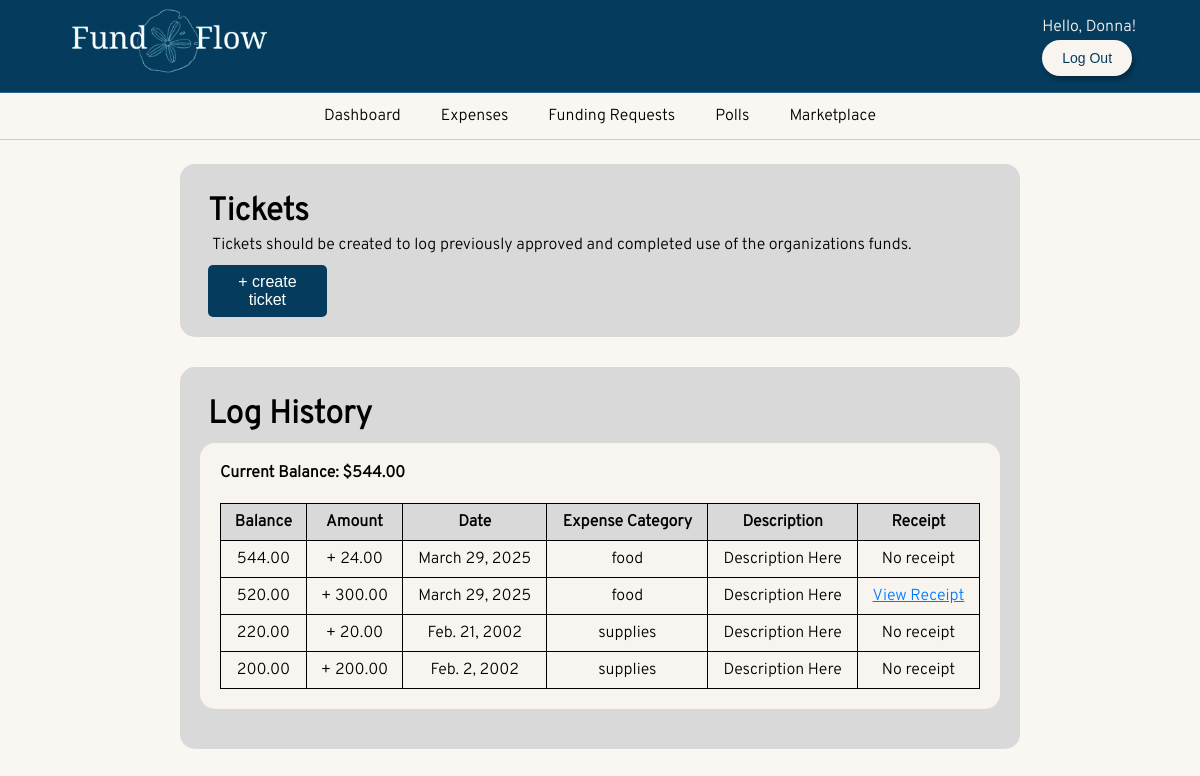
The page /expenses/ (signed in) on the database as committed earlier.
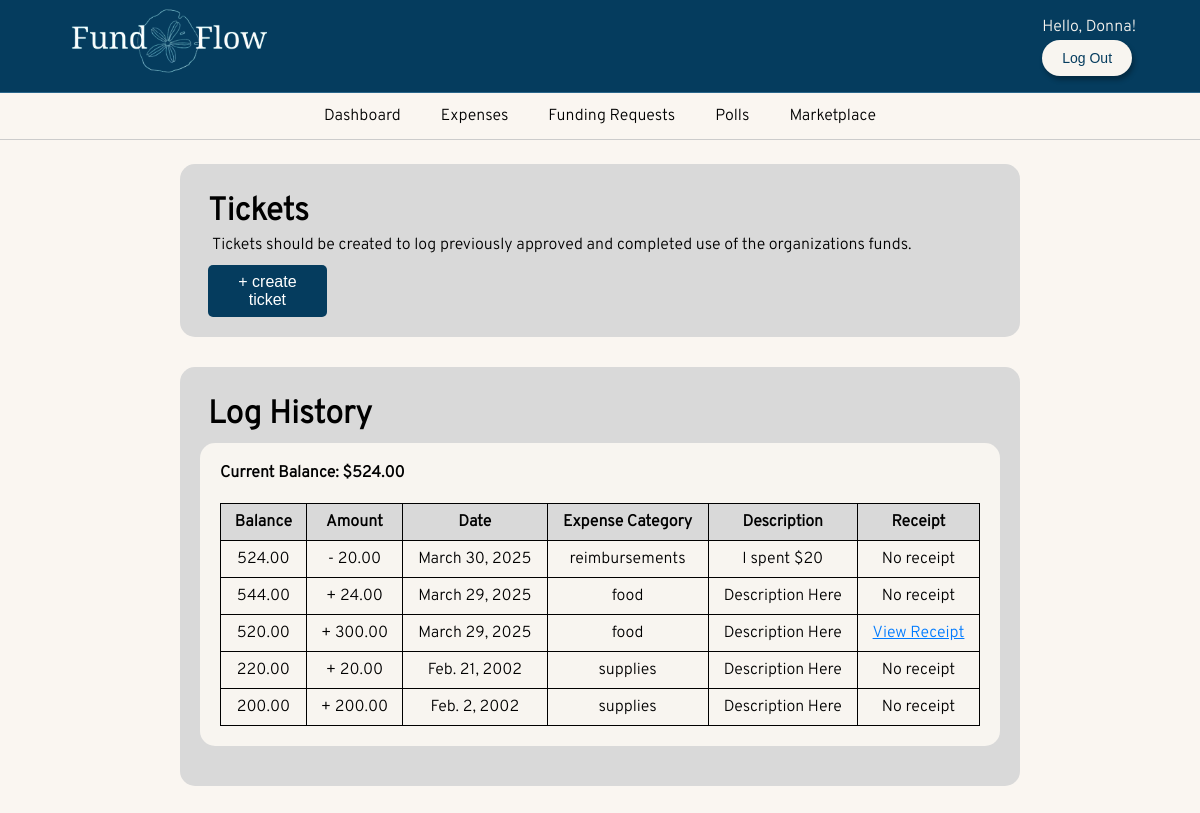
The same page on the database as committed later.
### FundFlow/models.py (models this page shows, shortened)
class CreateTicket(models.Model):
    CATEGORY_CHOICES = [
        ('supplies', 'Supplies'),
        ('reimbursements', 'Reimbursements'),
        ('food', 'Food'),
        ('travel', 'Travel'),
        ('membershipfee', 'Membership Fee'),
        ('other', 'Other'),
    ]
    MODIFY_CHOICES = [
        ('add', '+'),
        ('minus', '-')
    ]
    amount = models.DecimalField(max_digits=10, decimal_places=2)
    date = models.DateField()
    operation = models.CharField(
        max_length = 20,
        choices = MODIFY_CHOICES,
        default = 'add',
    )
    expense_category = models.CharField(
        max_length=20,
        choices=CATEGORY_CHOICES,
        default = 'supplies',
    )
    description = models.TextField(default = 'Description Here')
    receipt = models.FileField(upload_to='receipts/', null=True, blank=True)
    objects = TicketManager()

### FundFlow/views.py (the view)
# urls.py: path('expenses/', views.expenses_view, name='expenses'),
def expenses_view(request):
    tickets = CreateTicket.objects.all().order_by('date', 'id')
    balance = CreateTicket.objects.get_balance()
    running_balance = Decimal('0.00')
    ticket_data = []
    curUser = request.user
    curProf = UserProfile.objects.get(user=curUser)
    user_type = curProf.user_type
    for ticket in tickets:
        operation_symbol = '+' if ticket.operation == 'add' else '-'
        amount = ticket.amount if ticket.operation == 'add' else -ticket.amount
        running_balance += amount
        ticket_data.append({
            'ticket': ticket,
            'balance': running_balance,
            'operation_symbol': operation_symbol
        })
    return render(request, 'expenses.html', {
    'tickets_with_balance': list(reversed(ticket_data)),
    'balance': balance, 'user_type':user_type
    })

### FundFlow/models.py (called while the page is built)
    def get_balance(self):
        return self.aggregate(
            total=Sum(
                Case(
                    When(operation='add', then=F('amount')),
                    When(operation='minus', then=-F('amount')),
                    default=0,
                    output_field=DecimalField()
                )
            )
        )['total'] or 0

### FundFlow/templates/expenses.html (shortened to what this page needs)
{% extends 'base.html' %}
{% block content %}
<div class = "tickets-info-container">
    <div class="tickets-text-container">
        <label id="tickets-subtitle-label">
            Tickets
        </label>
        <label id="tickets-text-label">
            Tickets should be created to log previously approved and completed
            use of the organizations funds.
        </label>
        <a id="create-ticket-btn-label" href="{% url 'createticket' %}">
            <button class="create-ticket-btn" >+ create ticket</button>
        </a>
    </div>
</div>
<div class = "tickets-info-container">
    <div class="tickets-text-container">
        <label id="tickets-subtitle-label">
            Log History
        </label>
    </div>
    <div class = "log-info-container">
        <label id = "log-text-label">
            Current Balance: ${{balance|floatformat:2 }}
        </label>
        <table class= "log-table">
            <thead>
                <tr>
                    <th>Balance</th>
                    <th>Amount</th>
                    <th>Date</th>
                    <th>Expense Category</th>
                    <th>Description</th>
                    <th>Receipt</th>
                </tr>
            </thead>
            <tbody>
                {% for item in tickets_with_balance %}
                <tr>
                    <td>{{ item.balance|floatformat:2  }}</td>
                    <td>{{ item.operation_symbol }} {{ item.ticket.amount }}</td>
                    <td>{{ item.ticket.date }}</td>
                    <td>{{ item.ticket.expense_category }}</td>
                    <td>{{ item.ticket.description }} </td>
                    <td>
                        {% if item.ticket.receipt %}
                            <a href="#" class="receipt-link" data-receipt="{{ item.ticket.receipt.url }}">View Receipt</a>
                        {% else %}
                            No receipt
                        {% endif %}
                    </td>
                </tr>
                {% endfor %}
            </tbody>
        </table>
    </div>
</div>
{%endblock%}

Rows that differ between the two databases and show on the page:
added CreateTicket: balance "524.00", operation_symbol "-", ticket.amount "20.00", ticket "March 30, 2025", ticket.expense_category "reimbursements", ticket.description "I spent $20", receipt "No receipt"
Other text that changed with them:
{{ balance|floatformat:2 }}: "544.00" → "524.00"
